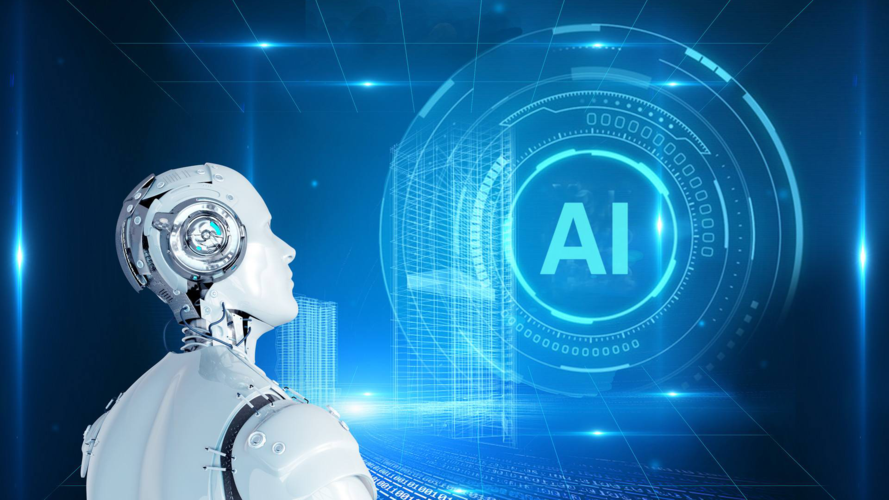
#> input picture 01_tensorflow_industrial_inspection/e5202547ddd9777d9a4b7c0c8f8b9eea.jpg, 889 x 500 px
$ jupyter execute '截取图片.ipynb'
#> lines starting #> are read from the running program, lines starting #| are printed output that depends on the picture
[cell 1]
from PIL import Image
import matplotlib.pyplot as plt

[cell 2]
def show_cut(path, left, upper, right, lower):
    """
        原图与所截取区域相比较
    :param path: 图片路径
    :param left: 区块左上角位置的像素点离图片左边界的距离
    :param upper: 区块左上角位置的像素点离图片上边界的距离
    :param right: 区块右下角位置的像素点离图片左边界的距离
    :param lower: 区块右下角位置的像素点离图片上边界的距离
     故需满足: lower > upper、right > left
    """
#> called with path = 'e5202547ddd9777d9a4b7c0c8f8b9eea.jpg', left = 350, upper = 150, right = 900, lower = 800
    img = Image.open(path)
#> img is the input picture: PIL image 889x500 RGBA; mean R, G, B, A 36, 107.9, 153.4, 255
    print("This image's size:{}".format(img.size))      #  (W, H)
#| This image's size:(889, 500)

    # plt.figure("Image Contrast")

    plt.subplot(1, 2, 1)
    plt.title('origin')
    plt.imshow(img)
    plt.axis('on')

    box = (left, upper, right, lower)
    roi = img.crop(box)
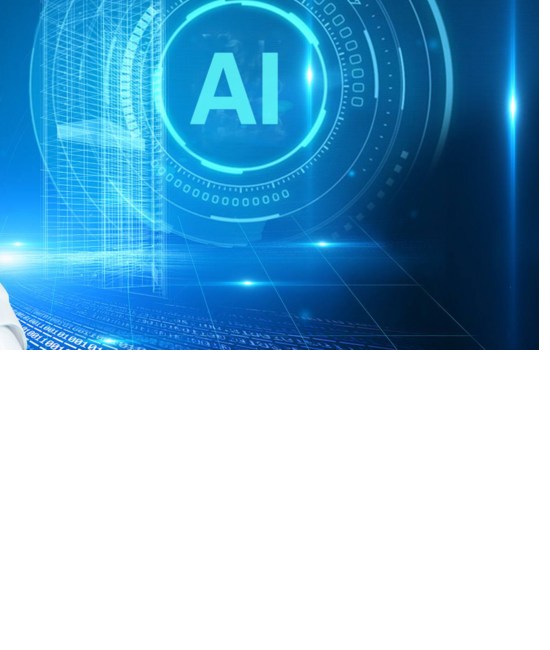
#> roi: PIL image 550x650 RGBA; mean R, G, B, A 13.5, 63.8, 93.2, 134.6; transparent parts drawn white

    plt.subplot(1, 2, 2)
    plt.title('roi')
    plt.imshow(roi)
    plt.axis('on')
    plt.show()
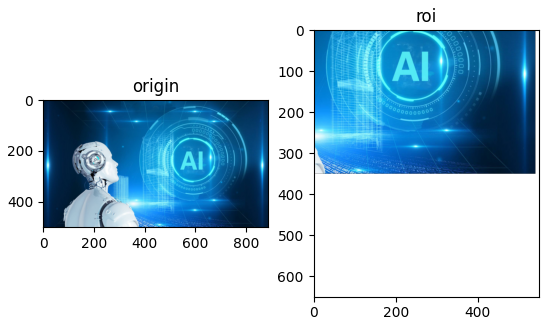
#> figure drawn by matplotlib, 2 panels

$ run again, with 01_tensorflow_industrial_inspection/completed.jpg copied over 01_tensorflow_industrial_inspection/e5202547ddd9777d9a4b7c0c8f8b9eea.jpg
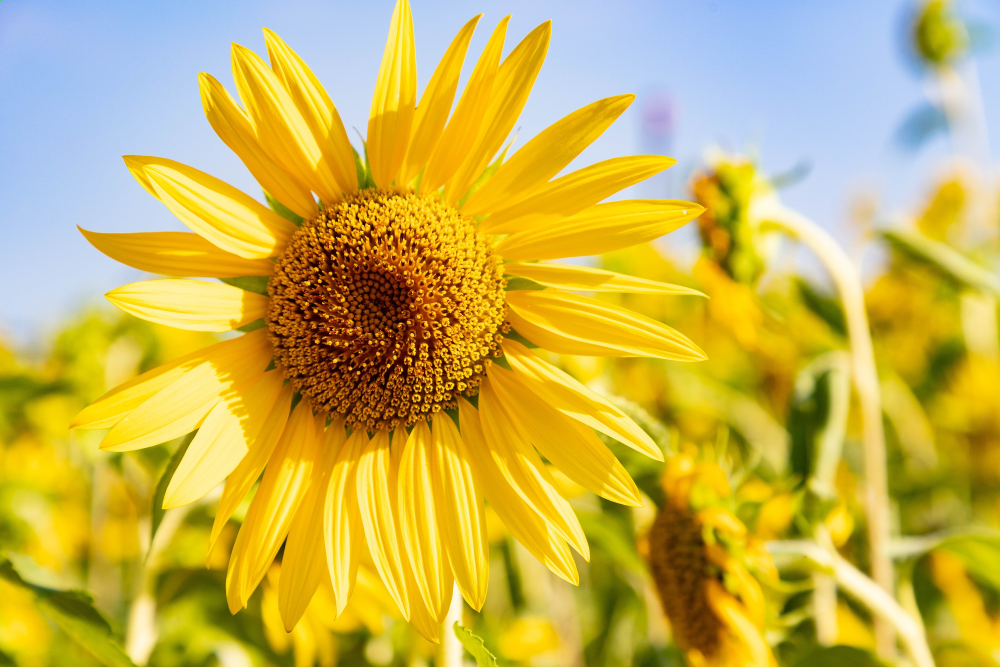
#> input picture 01_tensorflow_industrial_inspection/completed.jpg, 3000 x 2000 px (shown at 1/3 size)
#> in show_cut, img is the input picture: PIL image 3000x2000 RGB; mean R, G, B 200.6, 179.2, 80.8
#| This image's size:(3000, 2000)
#> in show_cut, `roi = img.crop(box)`:
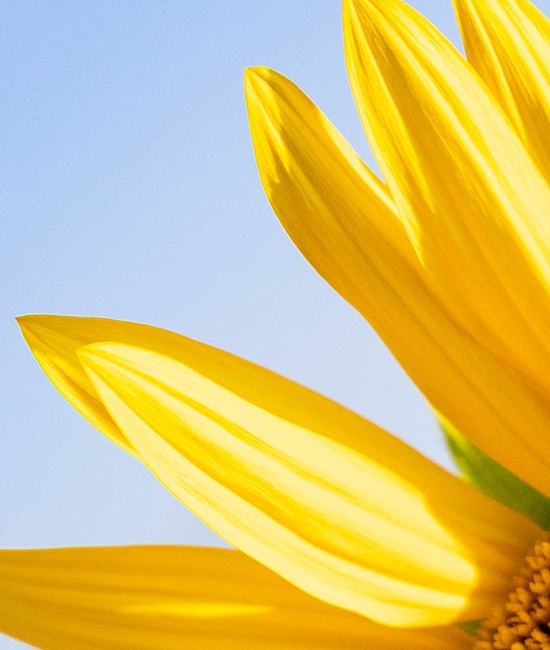
#> roi: PIL image 550x650 RGB; mean R, G, B 217.6, 196.1, 115
#> in show_cut, `plt.show()`:
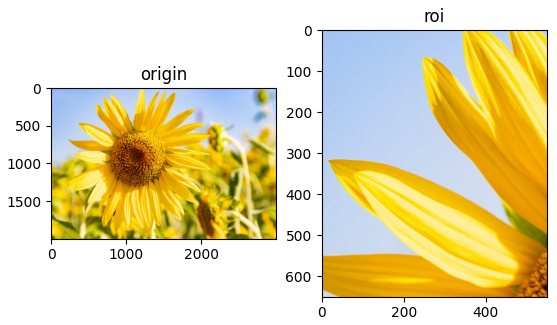
#> figure drawn by matplotlib, 2 panels
